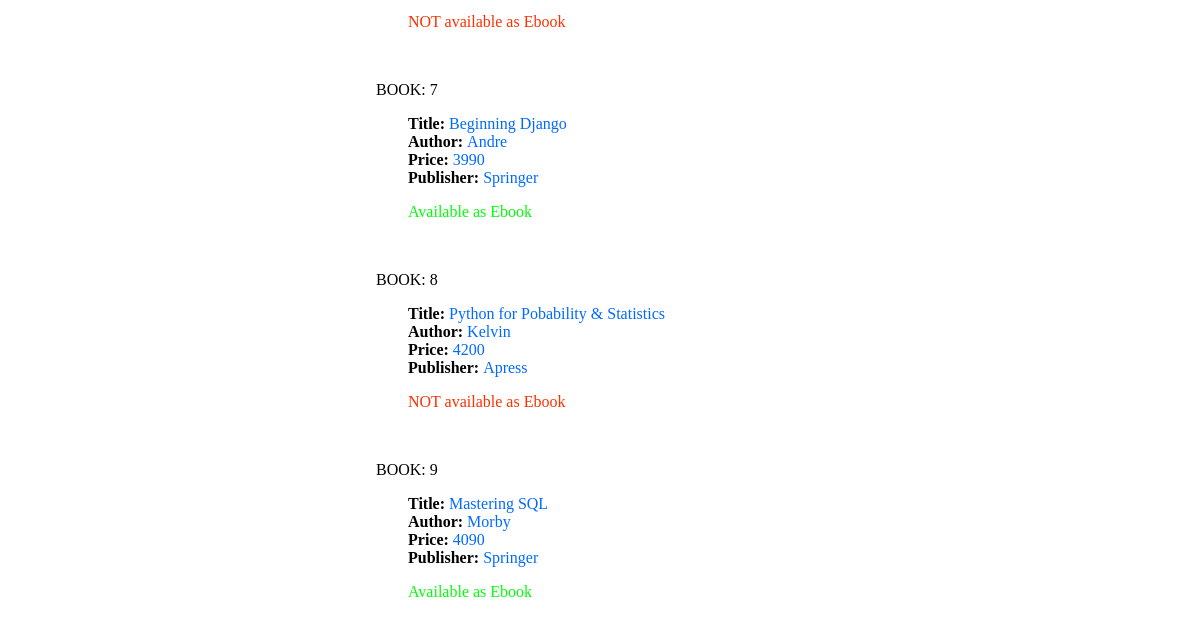
The page /api/getbooks/ (lower part) on the database as committed earlier.
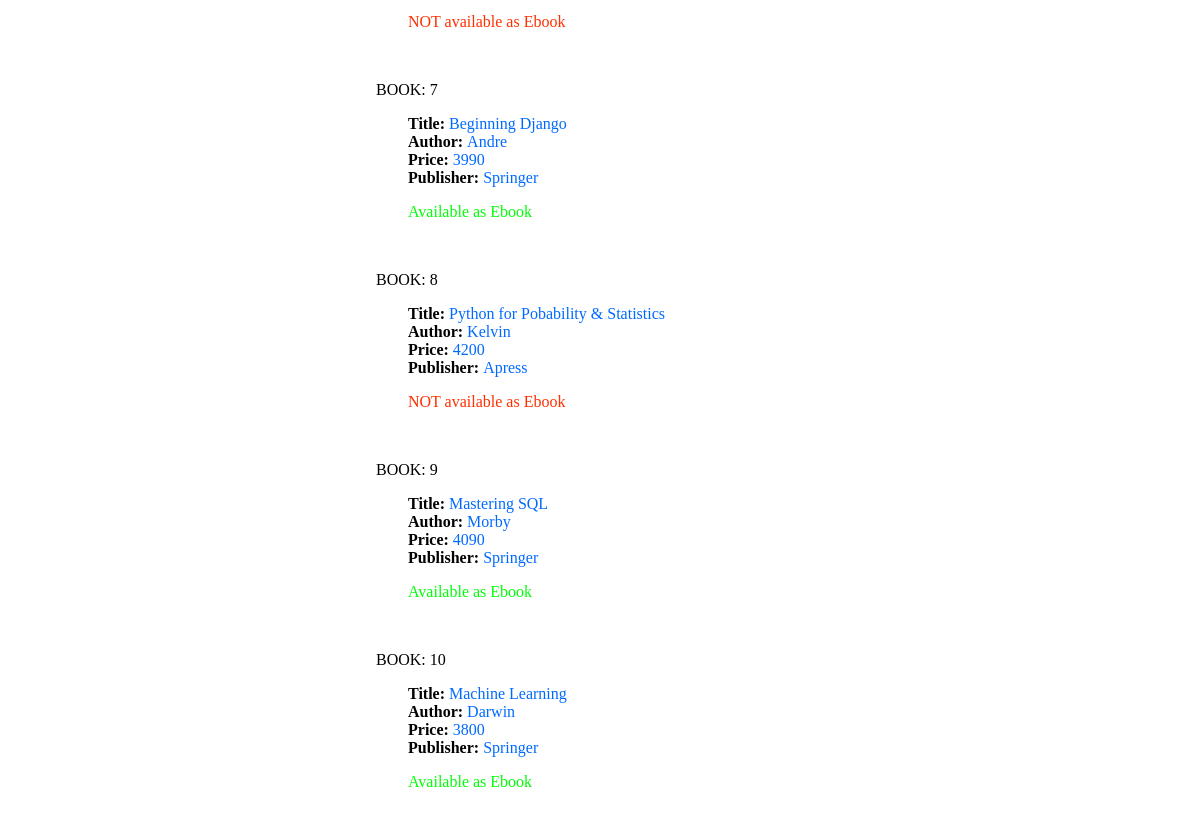
The same page on the database as committed later.
### classViewApp/models.py (models this page shows, shortened)
class Book(models.Model):
    id = models.IntegerField(primary_key=True)
    title = models.CharField(max_length=100)
    author = models.CharField(max_length=100)
    price = models.IntegerField()
    publisher = models.CharField(max_length=100)
    ebook = models.BooleanField(default=True)
    coverimg = models.CharField(max_length=100, default="", blank=True) # added cover image field that defaults to a blank row.
    class Meta:
        db_table = 'books'

### classViewApp/views.py (the view)
# urls.py: path('getbooks/', views.displaybook, name='get_books'),
def displaybook(request):
    books = Book.objects.all()
    context = {"books": books}
    return render(request, 'getbooks.html', context)

### templates/getbooks.html (shortened to what this page needs)
<html>
    <body>
        {%for book in books%}
        <p style="margin-left: 23pc;">BOOK: {{forloop.counter}}</p>
        <div style="margin-left: 25pc;">
            <span style="font-weight: bold;">Title: </span>
            <span style="color: rgb(0, 106, 255);">{{book.title}}</span>
        </div>
        <div style="margin-left: 25pc;">
            <span style="font-weight: bold;">Author: </span>
            <span style="color: rgb(0, 106, 255);">{{book.author}}</span>
        </div>
        <div style="margin-left: 25pc;">
            <span style="font-weight: bold;">Price: </span>
            <span style="color: rgb(0, 106, 255);">{{book.price}}</span>
        </div>
        <div style="margin-left: 25pc;">
            <span style="font-weight: bold;">Publisher: </span>
            <span style="color: rgb(0, 106, 255);">{{book.publisher}}</span>
        </div>
        {%if book.ebook%}
        <p style="margin-left: 25pc;color: rgb(0, 255, 8);">Available as Ebook</p><br>
        {%else%}
        <p style="margin-left: 25pc;color: rgb(255, 47, 0);">NOT available as Ebook</p><br>
        {%endif%}
        {%endfor%}
    </body>
</html>

Rows that differ between the two databases and show on the page:
added Book: title "Machine Learning", author "Darwin", price "3800", publisher "Springer", ebook "Available as Ebook"
